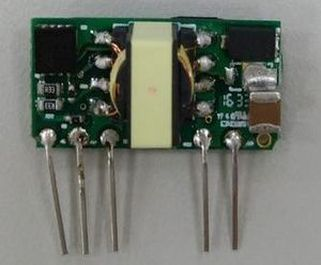
#> input picture mask2/pcb.jpg, 321 x 265 px
$ python mask2.py
#> lines starting #> are read from the running program, lines starting #| are printed output that depends on the picture
# -*- coding: utf-8 -*-
#依照讀取圖檔大小,切割若干大小,製作mask圖檔
import os
import cv2
import numpy as np

def savejpg(filename,img):
	save_dir = os.getcwd() + '\\example'
	if not os.path.isdir(save_dir): #檢查目錄是否存在
		os.mkdir(save_dir)

	filename = save_dir + '\\' + filename
	while os.path.isfile(filename + '.jpg'): #相同檔名在副檔名加字
			filename += ".1"
	cv2.imwrite(filename + '.jpg',img)

def make_mask(img_name,x1,x2,y1,y2,img):
	maskImg = np.zeros(img.shape,np.uint8)
	cv2.rectangle(maskImg, (x1, y1), (x2, y2), (255,255,255), -1)
	mask_image = cv2.bitwise_and(img, maskImg)
	savejpg(img_name,mask_image)
	#cv2.imshow(img_name,mask_image)

# 取樣方塊的尺寸
block_x = 133
block_y = 133

imgfile = "pcb.jpg"
img = cv2.imread(imgfile)
#> img is the input picture: shape (265, 321, 3); mean B, G, R 109, 117.6, 113.5
Img = cv2.cvtColor(img,cv2.COLOR_BGR2RGB)
h, w, _ = img.shape
#> h = 265; w = 321

print ('shape size: %s x %s' % (w,h))
#| shape size: 321 x 265

if w % block_x == 0 :
	row = range(1,w // block_x + 1)
else:
	row = range(1,w // block_x + 2)
	row_more = w % block_x
#> row_more = 55
if h % block_y == 0 :
	col = range(1,h // block_y + 1)
else:
	col = range(1,h // block_y + 2)
	col_more = h % block_y
#> col_more = 132

print ('row = %s column: %s' % (row,col))
#| row = range(1, 4) column: range(1, 3)

block = 0
color = (0, 0, 255)

mask_index = '1'

print ('start','end')
for x in row :
	x_end = x * block_x
	x_begin = x_end - block_x
	if x_end > w:
		x_end = w
		x_begin = (x-1)* block_x
	for y in col :
		y_end = y * block_y
		y_begin = y_end - block_y
		if y_end > h:
			y_end = h
			y_begin = (y-1)* block_y
		block += 1
		print ( block,x_begin,y_begin,x_end,y_end )
		#畫方框
		cv2.rectangle(Img, (x_begin, y_begin), (x_end, y_end), color, 1)

		#寫入編號
		txt_x = x_begin + 5
		txt_y = y_begin +10
		cv2.putText(Img, str(block), (txt_x, txt_y), cv2.FONT_HERSHEY_SIMPLEX, 0.3, (0, 255, 0), 1, cv2.LINE_AA)

		#產生遮罩圖
		mask_file = str(os.path.splitext(imgfile)[0]) + '-mask' + str(block)
		make_mask(mask_file,x_begin,x_end,y_begin,y_end,img)
#> this loop made 3 passes
#> pass 1, in make_mask, `mask_image = cv2.bitwise_and(img, maskImg)`:
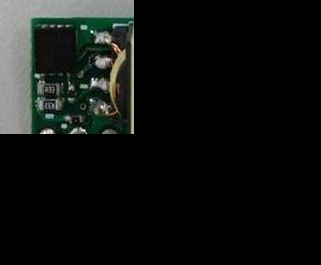
#> mask_image: shape (265, 321, 3); mean B, G, R 17.2, 19, 16.9
#> pass 1, in make_mask (call 2), `mask_image = cv2.bitwise_and(img, maskImg)`:
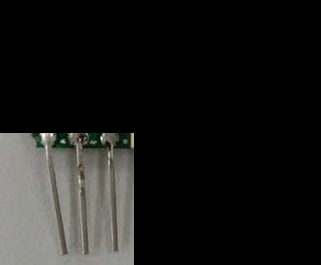
#> mask_image: shape (265, 321, 3); mean B, G, R 25.1, 26.6, 26.6
#> pass 2, in make_mask (call 3), `mask_image = cv2.bitwise_and(img, maskImg)`:
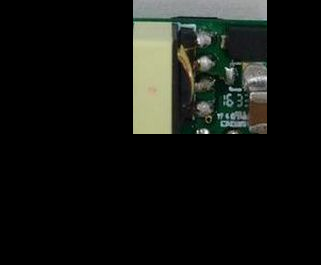
#> mask_image: shape (265, 321, 3); mean B, G, R 18.5, 21.9, 20.1
#> pass 2, in make_mask (call 4), `mask_image = cv2.bitwise_and(img, maskImg)`:
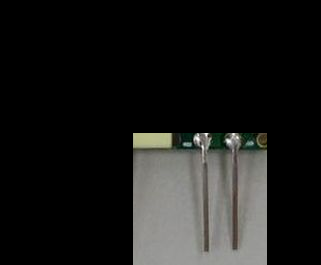
#> mask_image: shape (265, 321, 3); mean B, G, R 25.5, 26.9, 26.8
#> after the loop:
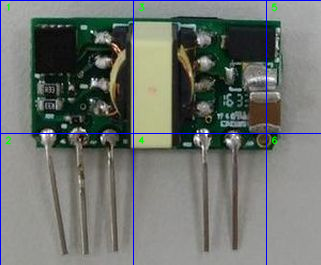
#> Img: shape (265, 321, 3); mean R, G, B 111.1, 115.4, 111
#> after the loop, block = 6

savejpg(os.path.splitext(imgfile)[0] + '-mask', Img)
cv2.imshow('show',Img)
cv2.waitKey(0)
cv2.destroyAllWindows()

$ run again, with mask2/p1.jpg copied over mask2/pcb.jpg
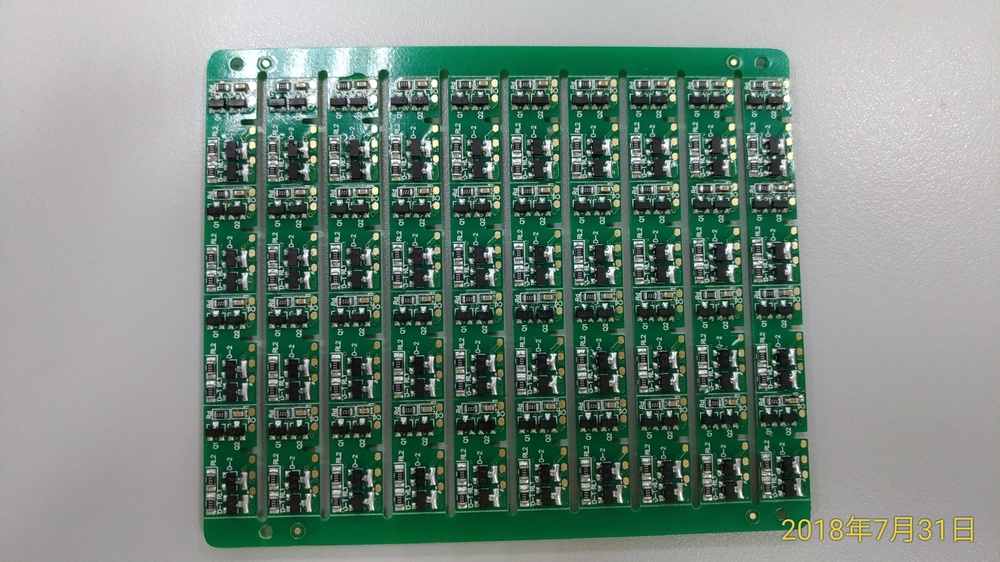
#> input picture mask2/p1.jpg, 1000 x 562 px, shrunk from 3264 x 1836 before the run
#> img is the input picture: shape (562, 1000, 3); mean B, G, R 126.4, 136, 118.1
#| shape size: 1000 x 562
#| row = range(1, 9) column: range(1, 6)
#> the loop `for x in row :` made 8 passes
#> pass 1, in make_mask (call 4), `mask_image = cv2.bitwise_and(img, maskImg)`:
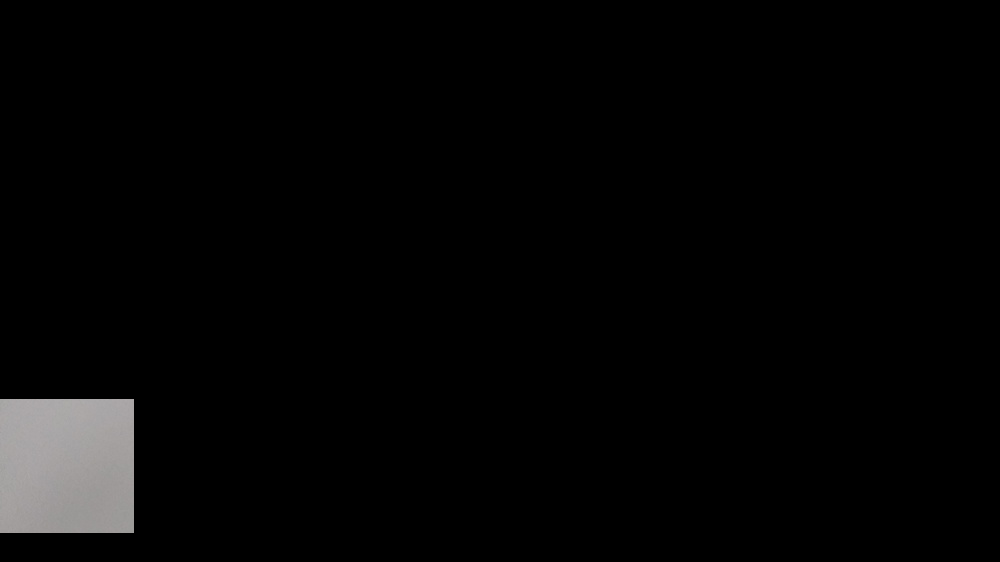
#> mask_image: shape (562, 1000, 3); mean B, G, R 5.1, 5.1, 5.2
#> after the loop `for x in row :`:
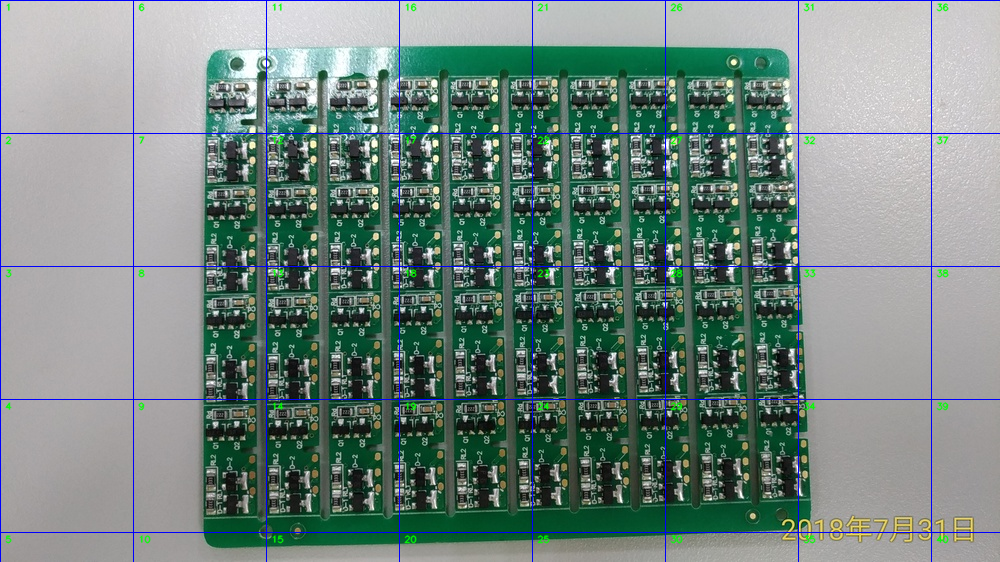
#> Img: shape (562, 1000, 3); mean R, G, B 115.7, 133.9, 128.2
#> after the loop `for x in row :`: block = 40
